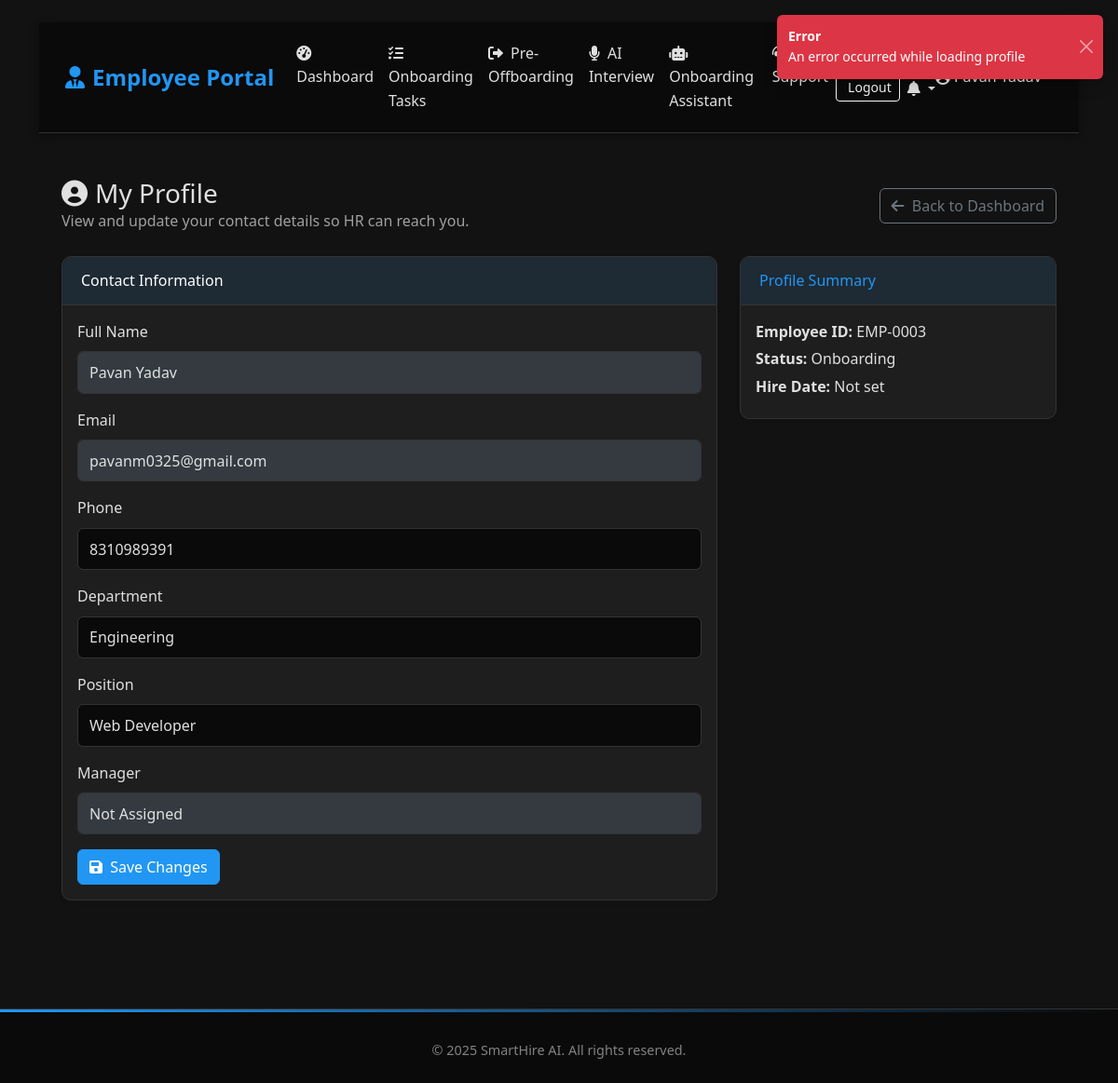
The page /employee/profile (signed in) on the database as committed earlier.
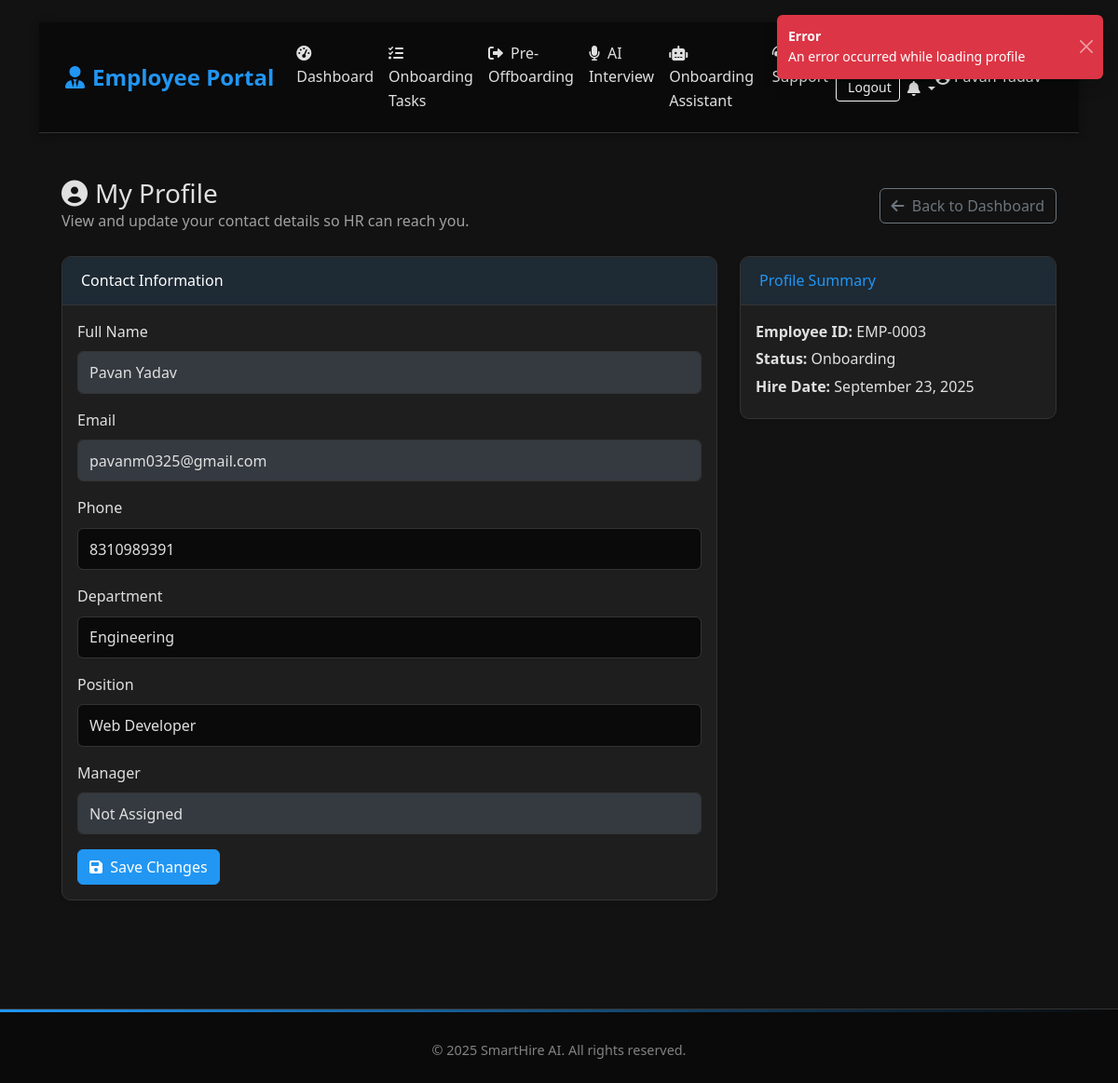
The same page on the database as committed later.
### app.py (models this page shows, shortened)
class User(db.Model):
    id = db.Column(db.Integer, primary_key=True)
    username = db.Column(db.String(80), unique=True, nullable=False)
    email = db.Column(db.String(120), unique=True, nullable=False)
    password = db.Column(db.String(255), nullable=False)
    full_name = db.Column(db.String(100), nullable=False)
    phone = db.Column(db.String(20), nullable=False)
    role = db.Column(db.String(20), nullable=False)
    department = db.Column(db.String(50), nullable=True)
    created_at = db.Column(db.DateTime, default=datetime.utcnow)
    last_login = db.Column(db.DateTime, nullable=True)
    is_active = db.Column(db.Boolean, default=True)
    status = db.Column(db.String(20), default='Active')
    hire_date = db.Column(db.Date, nullable=True)
    position = db.Column(db.String(100), nullable=True)
    manager_id = db.Column(db.Integer, db.ForeignKey('user.id'), nullable=True)
    employee_id = db.Column(db.String(20), nullable=True)
    exit_date = db.Column(db.Date, nullable=True)
    reset_token = db.Column(db.String(255), nullable=True)
    reset_token_expires = db.Column(db.DateTime, nullable=True)
    manager = db.relationship('User', remote_side=[id], backref=db.backref('direct_reports', lazy=True))
    onboarding_checklist = db.relationship('OnboardingChecklist',
                                         foreign_keys='OnboardingChecklist.employee_id',
                                         backref=db.backref('employee_ref', uselist=False),
                                         uselist=False,
                                         lazy=True)
    assigned_checklists = db.relationship('OnboardingChecklist',
                                        foreign_keys='OnboardingChecklist.assigned_hr_id',
                                        backref='hr_personnel',
                                        lazy=True)

### app.py (the view, shortened to what this page needs)
@app.route('/employee/profile', methods=['GET', 'POST'])
@login_required('employee')
def employee_profile():
    user = User.query.get(session['user_id'])
    return render_template('employee_profile.html', user=user, current_user=user)

### app.py (called while the page is built)
@app.context_processor
def inject_datetime():
    return {
        'timedelta': timedelta,
        'now': datetime.utcnow
    }

@app.context_processor
def inject_user():
    if 'user_id' in session:
        user = User.query.get(session['user_id'])
        return {'user': user}
    return {'user': None}

def login_required(role=None):
    def decorator(f):
        @wraps(f)
        def decorated_function(*args, **kwargs):
            if 'user_id' not in session or 'role' not in session:
                return redirect(url_for('index'))
            if role:
                allowed_roles = role if isinstance(role, list) else [role]
                if session.get('role') not in allowed_roles:
                    flash('You do not have permission to access this page.', 'danger')
                    if session.get('role') == 'candidate':
                        return redirect(url_for('login', role='candidate'))
                    return redirect(url_for(session.get('role', 'index') + '_dashboard'))
            return f(*args, **kwargs)
        return decorated_function
    return decorator

### templates/employee_profile.html (shortened to what this page needs)
{% extends "employee_base.html" %}
{% block page_content %}
<div class="container-fluid py-4">
    <div class="row mb-4">
        <div class="col-12 d-flex justify-content-between align-items-center">
            <div>
                <h1 class="h3 mb-0"><i class="fas fa-user-circle me-2"></i>My Profile</h1>
                <p class="text-muted mb-0">View and update your contact details so HR can reach you.</p>
            </div>
            <a href="{{ url_for('employee_dashboard') }}" class="btn btn-outline-secondary">
                <i class="fas fa-arrow-left me-1"></i> Back to Dashboard
            </a>
        </div>
    </div>
    <div class="row">
        <div class="col-lg-8 mb-4">
            <div class="card shadow-sm">
                <div class="card-header bg-primary text-white">
                    <h6 class="mb-0">Contact Information</h6>
                </div>
                <div class="card-body">
                    <form method="post">
                        <div class="mb-3">
                            <label class="form-label">Full Name</label>
                            <input type="text" class="form-control" value="{{ user.full_name }}" disabled>
                        </div>
                        <div class="mb-3">
                            <label class="form-label">Email</label>
                            <input type="email" class="form-control" value="{{ user.email }}" disabled>
                        </div>
                        <div class="mb-3">
                            <label class="form-label">Phone</label>
                            <input type="text" name="phone" class="form-control" value="{{ user.phone }}" required>
                        </div>
                        <div class="mb-3">
                            <label class="form-label">Department</label>
                            <input type="text" name="department" class="form-control" value="{{ user.department or '' }}">
                        </div>
                        <div class="mb-3">
                            <label class="form-label">Position</label>
                            <input type="text" name="position" class="form-control" value="{{ user.position or '' }}">
                        </div>
                        <div class="mb-3">
                            <label class="form-label">Manager</label>
                            <input type="text" class="form-control" value="{{ user.manager.full_name if user.manager else 'Not Assigned' }}" disabled>
                        </div>
                        <button type="submit" class="btn btn-primary">
                            <i class="fas fa-save me-1"></i> Save Changes
                        </button>
                    </form>
                </div>
            </div>
        </div>
        <div class="col-lg-4 mb-4">
            <div class="card shadow-sm mb-4">
                <div class="card-header">
                    <h6 class="mb-0">Profile Summary</h6>
                </div>
                <div class="card-body">
                    <p class="mb-1"><strong>Employee ID:</strong> {{ user.employee_id or ('EMP-' ~ '%04d'|format(user.id)) }}</p>
                    <p class="mb-1"><strong>Status:</strong> {{ user.status or 'Active' }}</p>
                    <p class="mb-1"><strong>Hire Date:</strong> {{ user.hire_date.strftime('%B %d, %Y') if user.hire_date else 'Not set' }}</p>
                </div>
            </div>
        </div>
    </div>
</div>
{% endblock %}

Rows that differ between the two databases and show on the page:
changed User "EMP-0003": hire_date "Not set" → "September 23, 2025"
